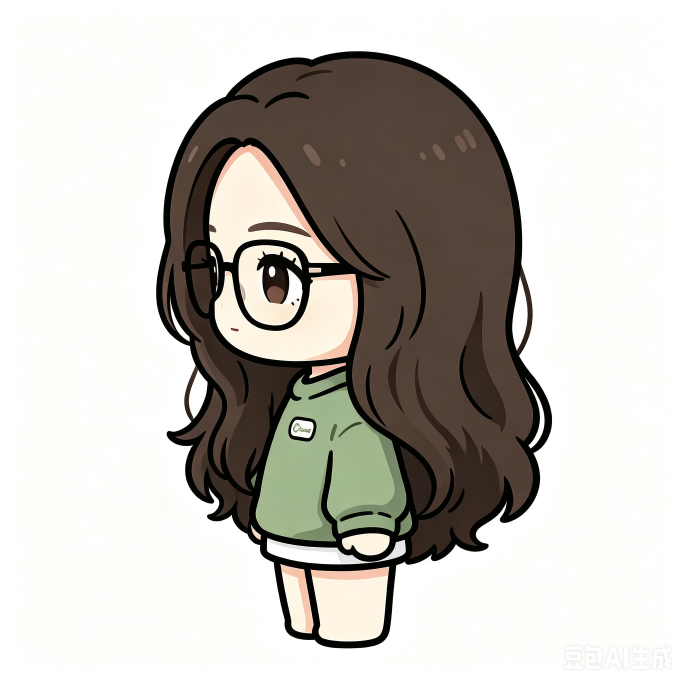
#> input picture data/Character Image/1/右视图.png, 2048 x 2048 px (shown at 1/3 size)
$ python cutout.py '../data/Character Image/1/右视图.png' '../data/Character Image/1/左视图.png' 5
#> lines starting #> are read from the running program, lines starting #| are printed output that depends on the picture; after the words box and inside, x2 and y2 are one past the last pixel; in counts of white or black regions, pixels touching at a corner belong together
#!/usr/bin/env python3
# 一次性离线抠图：把白底桌宠设计图转成透明精灵 PNG（运行时不做任何处理）。
#
# 用法：
#   python tools/cutout.py <源图> <输出.png> [容差=30]
#
# 算法：
#   1) 先把右下角“豆包AI生成”水印矩形填白（避免进入内容）；
#   2) 近白色掩码 → scipy 连通域标记 → 只把“与图像边缘相连”的近白区域判为背景
#      （白衣/白裙虽白但被描边包围、不与边缘连通，故不会被打穿）；
#   3) 背景 alpha=0，按内容包围盒裁剪 + 边距，降采样到 ≤512px，存带 alpha 的 PNG。

import sys

import numpy as np
from PIL import Image
from scipy import ndimage


def remove_white_bg(arr: np.ndarray, tol: int = 30,
                    wm_frac=(0.32, 0.09)) -> np.ndarray:
    """RGBA uint8 数组 → （可选）遮水印 + 边缘泛洪去背（背景 alpha=0）。
    wm_frac=None 表示不遮水印（无水印素材必须关闭，否则右下角内容被误删）。"""
    h, w = arr.shape[:2]
    arr = arr.copy()

    # 1) 遮水印：右下角矩形填白
    if wm_frac:
        fw, fh = wm_frac
        x0, y0 = int(w * (1 - fw)), int(h * (1 - fh))
        arr[y0:h, x0:w, 0:3] = 255

    # 2) 边缘泛洪去背（连通域版）
    rgb = arr[..., :3].astype(np.int16)
    near_white = np.all(rgb >= (255 - tol), axis=-1)
    labels, _ = ndimage.label(near_white)  # 默认 4-连通，防对角渗漏
    border_labels = set(np.unique(np.concatenate(
        [labels[0, :], labels[-1, :], labels[:, 0], labels[:, -1]])).tolist())
    border_labels.discard(0)  # 0 表示非 near_white
    background = np.isin(labels, list(border_labels)) if border_labels else np.zeros((h, w), bool)

    # 3) 背景透明
    arr[..., 3] = np.where(background, 0, 255).astype(np.uint8)
    return arr


def cutout(src: str, dst: str, tol: int = 30, max_size: int = 512,
           wm_frac=(0.32, 0.09), margin: int = 8) -> None:
#> called with src = '../data/Character Image/1/右视图.png', dst = '../data/Character Image/1/左视图.png', tol = 5, max_size = 512, wm_frac = (0.32, 0.09), margin = 8
    im = Image.open(src).convert("RGBA")
    w, h = im.size
#> w = 2048; h = 2048
    arr = np.array(im).astype(np.uint8)
    out = remove_white_bg(arr, tol=tol, wm_frac=wm_frac)
#> in remove_white_bg, `near_white = np.all(rgb >= (255 - tol), axis=-1)`:
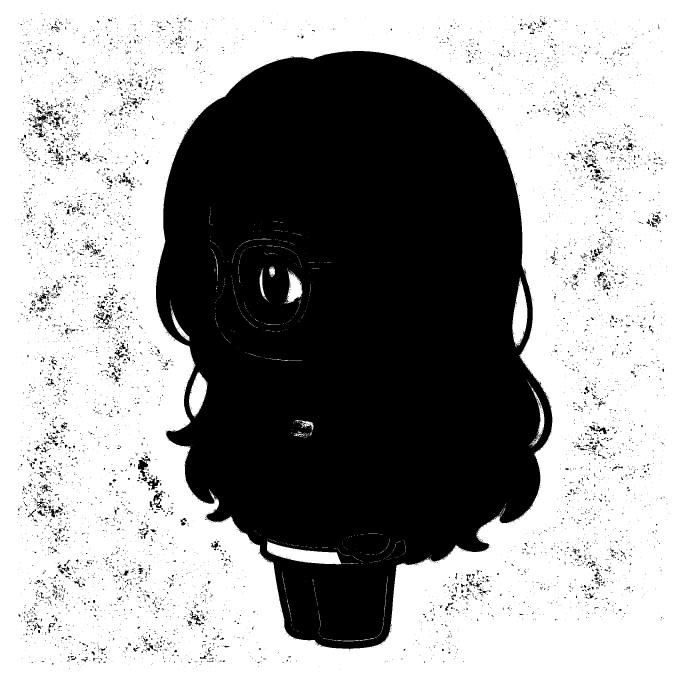
#> near_white: shape (2048, 2048) bool (shown at 1/3 size); 61.8% white; 8200 black regions (7446 under 20 px), largest, box (x1, y1, x2, y2) and area: (468, 153, 1657, 1947) 1529730, (414, 1372, 452, 1444) 1089, (449, 1480, 488, 1530) 698
#> in remove_white_bg, `labels, _ = ndimage.label(near_white)`:
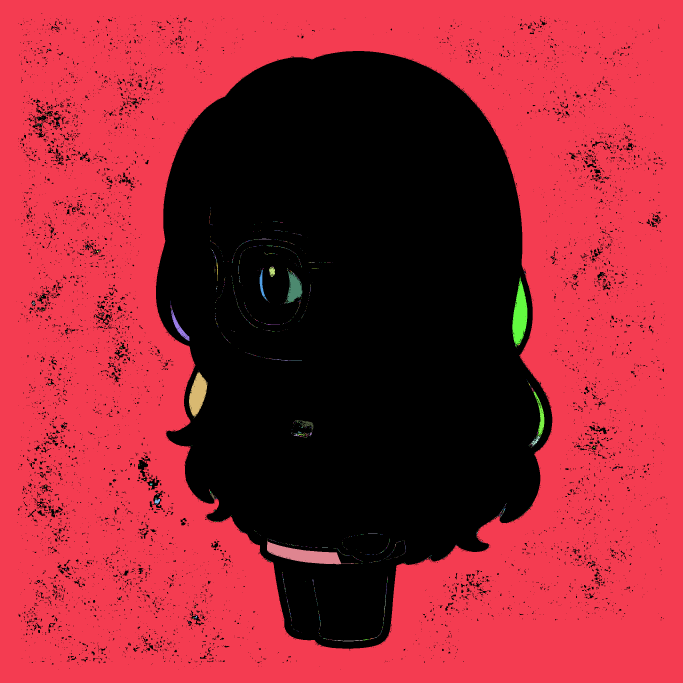
#> labels: shape (2048, 2048) int32 (shown at 1/3 size); 1626 distinct labels, from 0 to 1625; one colour per label, 0 black
#> in remove_white_bg, `border_labels = set(np.unique(np.concatenate( [labels[0, :], labels[-1..`: border_labels = 1 item
#> in remove_white_bg, `background = np.isin(labels, list(border_labels)) if border_labels els..`:
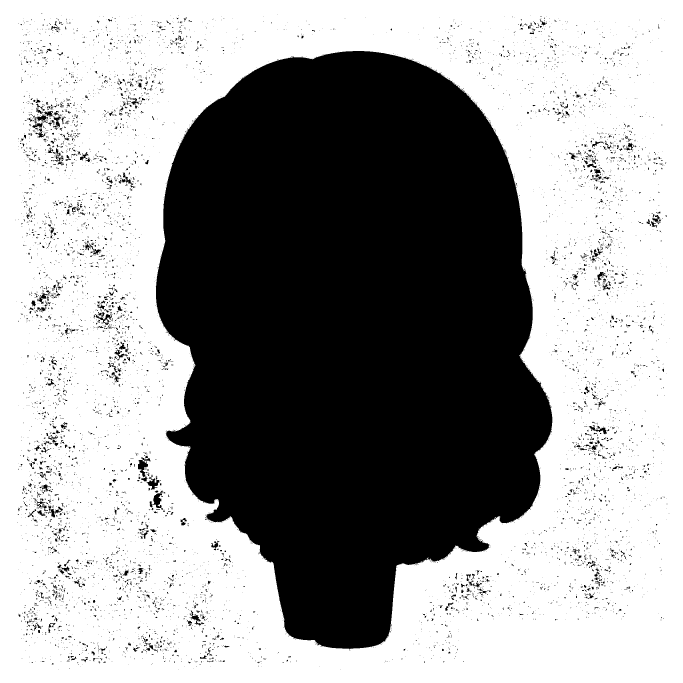
#> background: shape (2048, 2048) bool (shown at 1/3 size); 61.1% white; 8038 black regions (7286 under 20 px), largest, box (x1, y1, x2, y2) and area: (468, 153, 1657, 1947) 1558400, (414, 1372, 452, 1444) 1107, (449, 1480, 488, 1530) 892

    # 4) 内容包围盒裁剪 + 边距
    ys, xs = np.where(out[..., 3] > 0)
    if len(xs) == 0:
        raise SystemExit(f"[cutout] {src}: 去背后无内容（容差 {tol} 可能过大）")
    x_min, x_max = max(int(xs.min()) - margin, 0), min(int(xs.max()) + margin, w - 1)
#> x_min = 39; x_max = 2016
    y_min, y_max = max(int(ys.min()) - margin, 0), min(int(ys.max()) + margin, h - 1)
#> y_min = 31; y_max = 2016
    out = out[y_min:y_max + 1, x_min:x_max + 1]
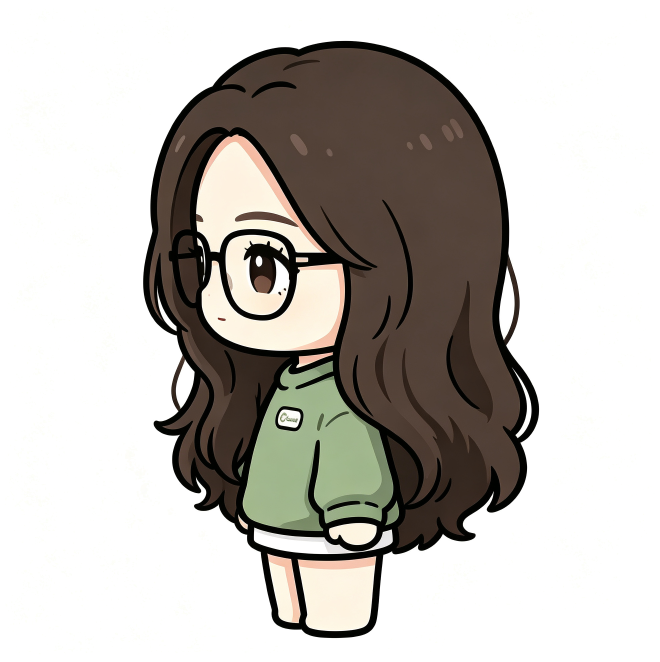
#> out: shape (1986, 1978, 4) (shown at 1/3 size); mean R, G, B, A 193.2, 189.7, 183.9, 106; transparent parts drawn white

    # 5) 降采样 + 保存
    img = Image.fromarray(out, "RGBA")
    if max(img.size) > max_size:
        img.thumbnail((max_size, max_size), Image.LANCZOS)
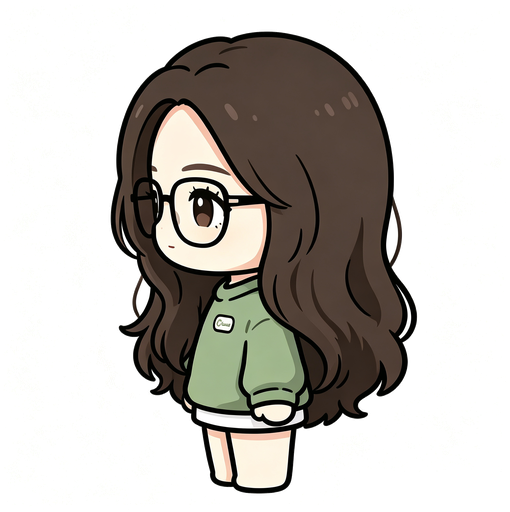
#> img: PIL image 510x512 RGBA; mean R, G, B, A 81.1, 77.7, 72.1, 106.5; transparent parts drawn white
    img.save(dst)
    kept = int((out[..., 3] > 0).sum())
#> kept = 1632227
    print(f"[cutout] {src}\n       -> {dst}  size={img.size}  bbox=({x_min},{y_min})-({x_max},{y_max})  保留像素={kept}")
#| [cutout] ../data/Character Image/1/右视图.png
#|        -> ../data/Character Image/1/左视图.png  size=(510, 512)  bbox=(39,31)-(2016,2016)  保留像素=1632227


if __name__ == "__main__":
    if len(sys.argv) < 3:
        raise SystemExit("用法: python tools/cutout.py <源图> <输出.png> [容差=30]")
    _tol = int(sys.argv[3]) if len(sys.argv) > 3 else 30
    cutout(sys.argv[1], sys.argv[2], tol=_tol)

$ run again, on data/Character Image/1/正视图.png
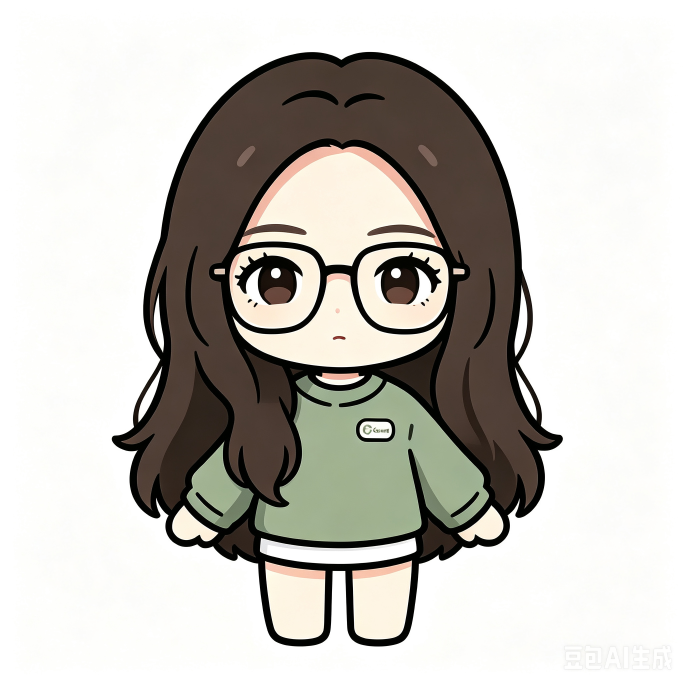
#> input picture data/Character Image/1/正视图.png, 2048 x 2048 px (shown at 1/3 size)
#> near_white: shape (2048, 2048) bool; 57.7% white; 4622 black regions (3585 under 20 px), largest, box (x1, y1, x2, y2) and area: (334, 155, 1690, 1940) 1643789, (1808, 258, 1935, 360) 4612, (1780, 428, 1894, 541) 4429
#> in remove_white_bg, `labels, _ = ndimage.label(near_white)`:
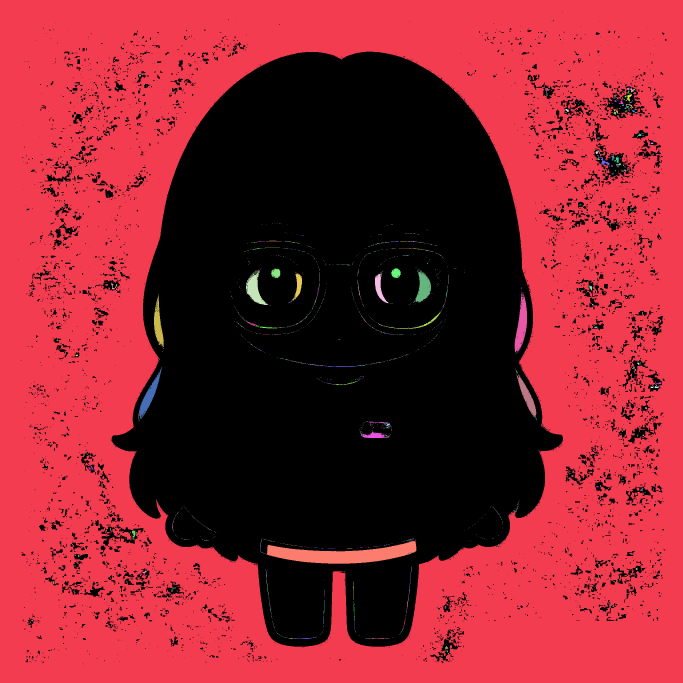
#> labels: shape (2048, 2048) int32 (shown at 1/3 size); 2053 distinct labels, from 0 to 2052; one colour per label, 0 black
#> border_labels = 1 item
#> background: shape (2048, 2048) bool; 56.5% white; 4455 black regions (3418 under 20 px), largest, box (x1, y1, x2, y2) and area: (334, 155, 1690, 1940) 1687232, (1808, 258, 1935, 360) 5673, (1780, 428, 1894, 541) 5247
#> x_min = 47; x_max = 2008
#> y_min = 27; y_max = 2008
#> in cutout, `img.thumbnail((max_size, max_size), Image.LANCZOS)`:
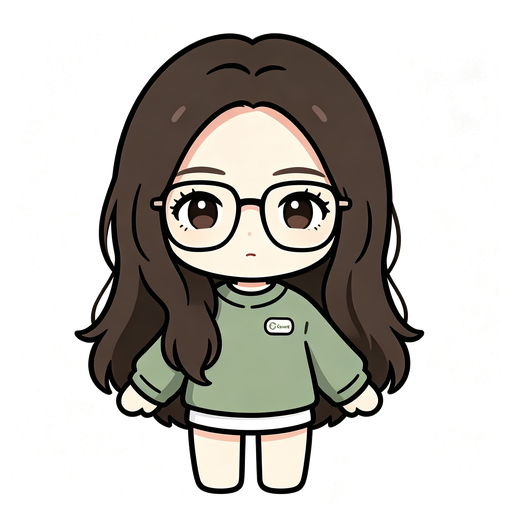
#> img: PIL image 507x512 RGBA; mean R, G, B, A 89.4, 86.5, 80.8, 120; transparent parts drawn white
#> kept = 1822678
#| [cutout] ../data/Character Image/1/正视图.png
#|        -> ../data/Character Image/1/正视图.png  size=(507, 512)  bbox=(47,27)-(2008,2008)  保留像素=1822678
